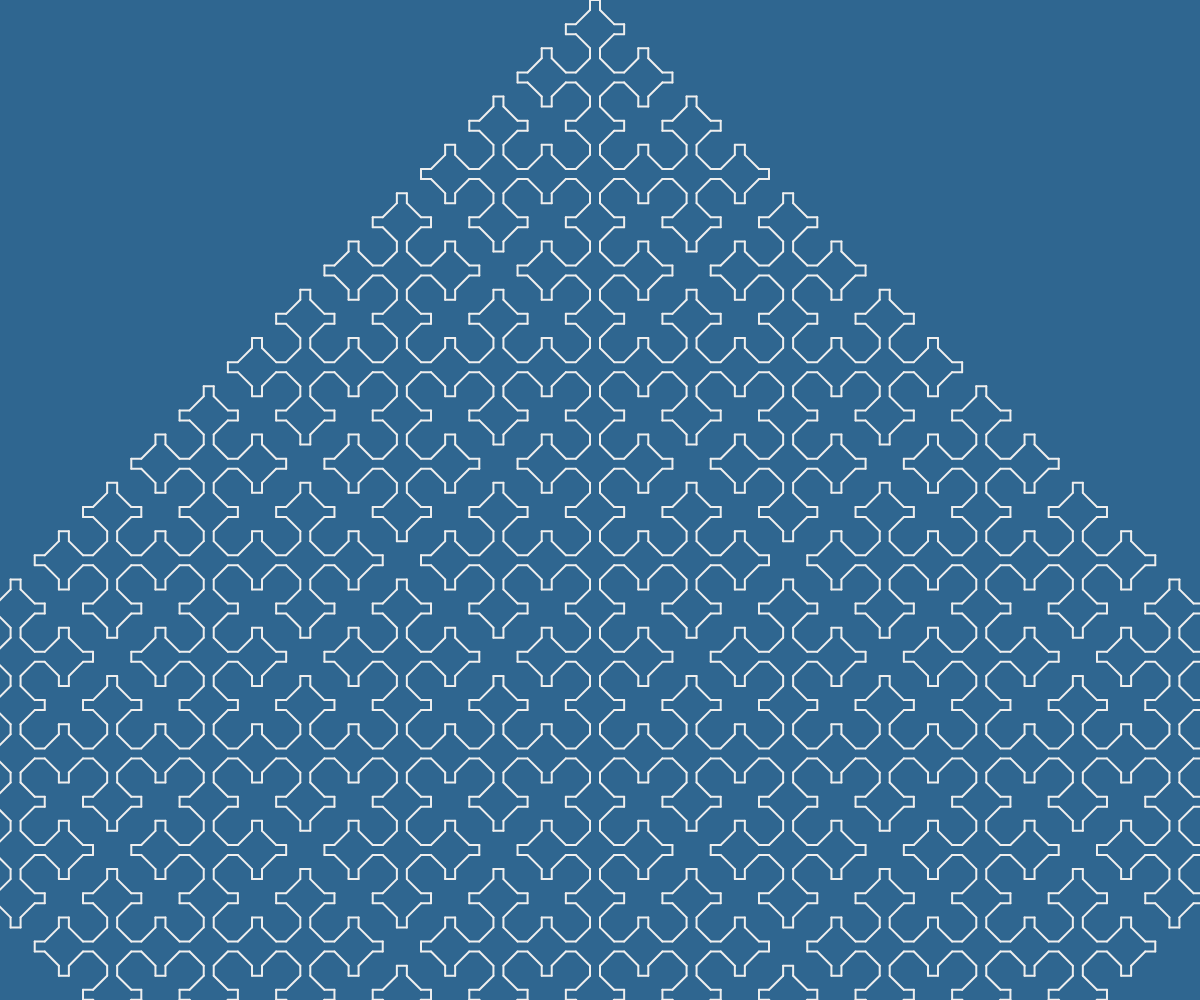
Frame 1 (no input)
Frame 2 (the mouse pressed at the canvas centre, redrawn once): identical to frame 1, image omitted

The p5.js sketch that drew this single still picture (run headless with seeded random() and noise() and a simulated clock; the mouse was pressed at the canvas centre and the sketch redrawn once):

// p5.js sketch
// ── sketch.js
"use strict"

const WHITE = "#eeeeee";
const BLACK = "#2f6690";

function setup(){
	createCanvas(windowWidth, windowHeight);
	angleMode(DEGREES);
	noLoop(); stroke(WHITE); strokeWeight(2);
}

function draw(){
	background(BLACK);
	drawFractal();
}

function drawFractal(x, y){
	const depth = 5;
	const cmds = createCmds("AA", depth);
	const len = ((width<height)? width:height)/100;
	drawCmds(width/2, 0, cmds, len);
}

function createCmds(str, depth){
	if(depth <= 0) return str;
	let result = "";
	for(let s of str){
		if(s == "A") result += "BABA";
		if(s == "B") result += "BABB";
	}
	return createCmds(result, depth-1);
}

function drawCmds(x, y, cmds, len){
	translate(x, y);
	rotate(90);
	for(let cmd of cmds){
		if(cmd == "A"){
			line(0, 0, len, 0);
			translate(len, 0);
			rotate(90);
			line(0, 0, len, 0);
			translate(len, 0);
			rotate(90);
			continue;
		}
		if(cmd == "B"){
			line(0, 0, len, 0);
			translate(len, 0);
			rotate(-45);
			line(0, 0, len*2, 0);
			translate(len*2, 0);
			rotate(-45);
			continue;
		}
	}
}
